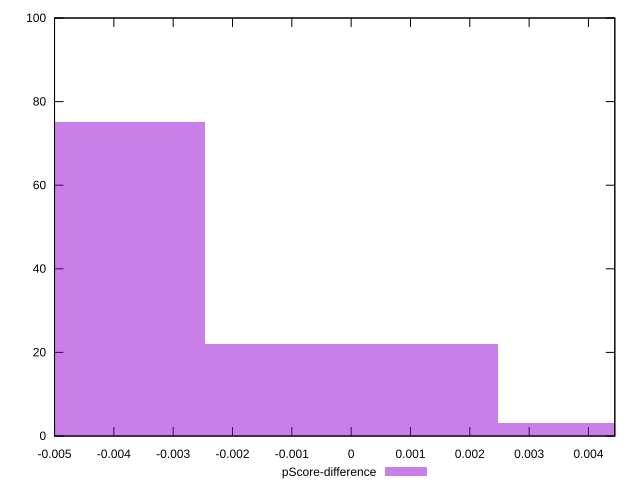

gnuplot code for this plot:
reset

$pScoreDifference <<EOF
-0.004934167039535412 75
0 22
0.004934167039535412 3
EOF

set key outside below
set boxwidth 0.004934167039535412
set xrange [-0.0050000000000000044:0.004444444444444473]
set yrange [0:100]
set trange [0:100]
set style fill transparent solid 0.5 noborder
set terminal svg size 640, 490 enhanced background rgb 'white'
set output "report_00018_2021-02-10T15-25-16.877Z/offscreen-images/samples/pages+cached/pScore-difference/histogram.svg"

plot $pScoreDifference title "pScore-difference" with boxes

reset
